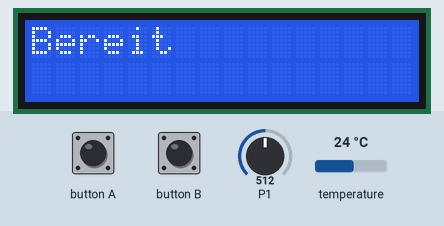
Recording of a program running on a simulated Calliope mini (MakeCode). Parts: 16×2 character LCD. The test bench sets the inputs (shaded band); at power-on: P1 = 512, temperature 24 °C (analog values on the 0–1023 scale).

Above: at 1.2 s.
1.3 s: button A pressed for 0.15 s
At 2.1 s:
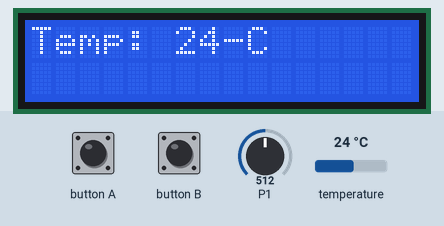
2.9 s: button B pressed for 0.15 s
At 4.5 s:
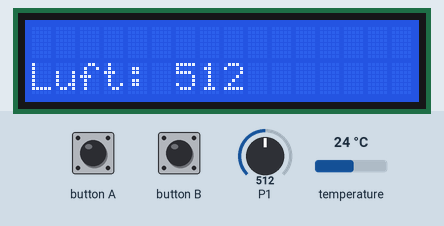
Timing chart, 0 to 6.0 s (numbered marks = the images above; inputs shaded):
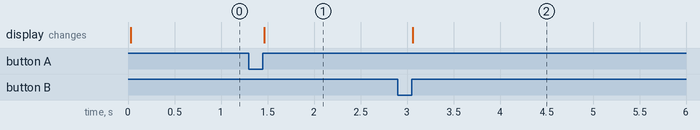

The program:

main.ts
```typescript
let Temperatur = 0
let Luftquality = 0

I2C_LCD1602.LcdInit(0)         // 0 = Auto-Erkennung der I²C-Adresse (0x27 oder 0x3F)
I2C_LCD1602.clear()
I2C_LCD1602.ShowString("Bereit", 0, 0)

input.onButtonPressed(Button.A, function () {
    Temperatur = input.temperature()
    I2C_LCD1602.clear()
    I2C_LCD1602.ShowString("Temp: " + Temperatur + "°C", 0, 0)
})

input.onButtonPressed(Button.B, function () {
    Luftquality = pins.analogReadPin(AnalogPin.P1)
    I2C_LCD1602.clear()
    I2C_LCD1602.ShowString("Luft: " + Luftquality, 0, 1)
})

basic.forever(function () {
    Temperatur = input.temperature()
    Luftquality = pins.analogReadPin(AnalogPin.P1)
    basic.pause(1000)
})
```

test.ts
```typescript
// Hier kann man Tests durchführen; diese Datei wird nicht kompiliert, wenn dieses Paket als Erweiterung verwendet wird.
```

Measured:
- after the input at 1.3 s, the display: changes after 0.17 s (image 1)
- after the input at 2.9 s, the display: changes after 0.16 s (image 2)
